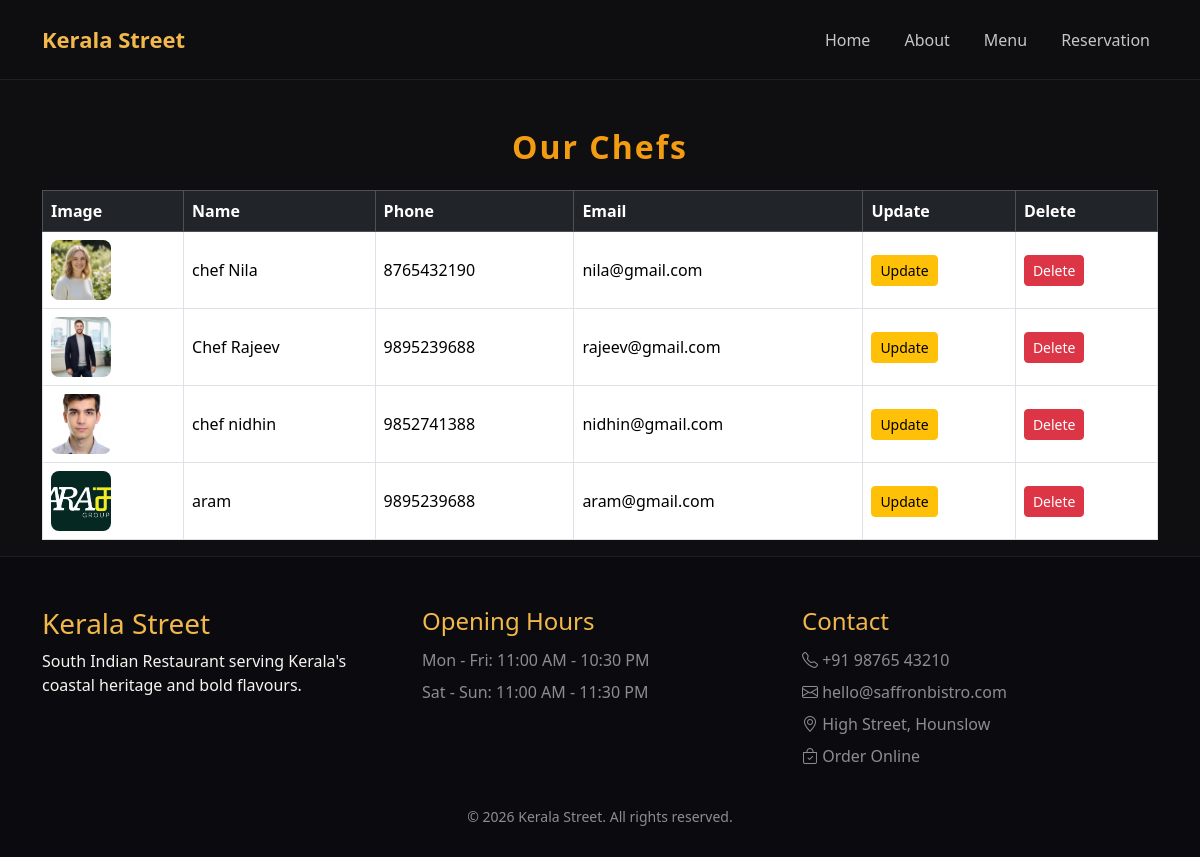
The app's page /our_chef/ with its own data.
### admin_app/models.py (models this page shows, shortened)
class chef(models.Model):
    name = models.CharField(max_length=100)
    email = models.EmailField()
    phone = models.CharField(max_length=15)
    password = models.CharField(max_length=128)
    image = models.ImageField(upload_to='chef_images/')
    specialty = models.CharField(max_length=100, blank=True, null=True)

### admin_app/views.py (the view)
# urls.py: path('our_chef/', views.our_chef, name='our_chef'),
def our_chef(request):
    from .models import chef
    chefs = chef.objects.all()
    return render(request, 'our_chef.html', {'chefs': chefs})

### templates/our_chef.html (shortened to what this page needs)
{% load static %}
{% include 'header.html' %}
<div class="container mt-5">
	<h2 class="mb-4 text-center" style="font-weight:700; letter-spacing:2px; color:#f39c12;">Our Chefs</h2>
	<div class="table-responsive">
		<table class="table table-bordered table-hover align-middle">
			<thead class="table-dark">
				<tr>
					<th>Image</th>
					<th>Name</th>
					<th>Phone</th>
					<th>Email</th>
					<th>Update</th>
					<th>Delete</th>
				</tr>
			</thead>
			<tbody>
				{% for chef in chefs %}
				<tr>
					<td>
						{% if chef.image %}
							<img src="{{ chef.image.url }}" alt="{{ chef.name }}" style="width:60px;height:60px;object-fit:cover;border-radius:8px;">
						{% else %}
							<img src="{% static 'image/default_food.png' %}" alt="No Image" style="width:60px;height:60px;object-fit:cover;border-radius:8px;">
						{% endif %}
					</td>
					<td>{{ chef.name }}</td>
					<td>{{ chef.phone }}</td>
					<td>{{ chef.email }}</td>
					<td>
						<a href="{% url 'chef_update' chef.id %}" class="btn btn-warning btn-sm">Update</a>
					</td>
					<td>
						<form method="post" action="{% url 'chef_delete' chef.id %}" style="display:inline;">
							<button type="submit" class="btn btn-danger btn-sm" onclick="return confirm('Are you sure you want to delete this chef?');">Delete</button>
						</form>
					</td>
				</tr>
				{% endfor %}
			</tbody>
		</table>
	</div>
</div>
{% include 'footer.html' %}

### static/css/style.css (style rules this page uses)
:root { --bg: #0f0f12; --surface: #17171c; --muted: #8c8c95; --text: #f7f4f0; --accent: #f2b84b; --accent-2: #ff7e6b; --border: rgba(255, 255, 255, 0.08); }
* { box-sizing: border-box; }
body { font-family: "Segoe UI", Tahoma, Geneva, Verdana, sans-serif; background: var(--bg); color: var(--text); margin: 0; }
a { color: inherit; text-decoration: none; }
img { max-width: 100%; display: block; }

### records on screen
chef: image (picture), name "chef Nila", phone "8765432190", email "nila@gmail.com"
chef: image (picture), name "Chef Rajeev", phone "9895239688", email "rajeev@gmail.com"
chef: image (picture), name "chef nidhin", phone "9852741388", email "nidhin@gmail.com"
chef: image (picture), name "aram", phone "9895239688", email "aram@gmail.com"
